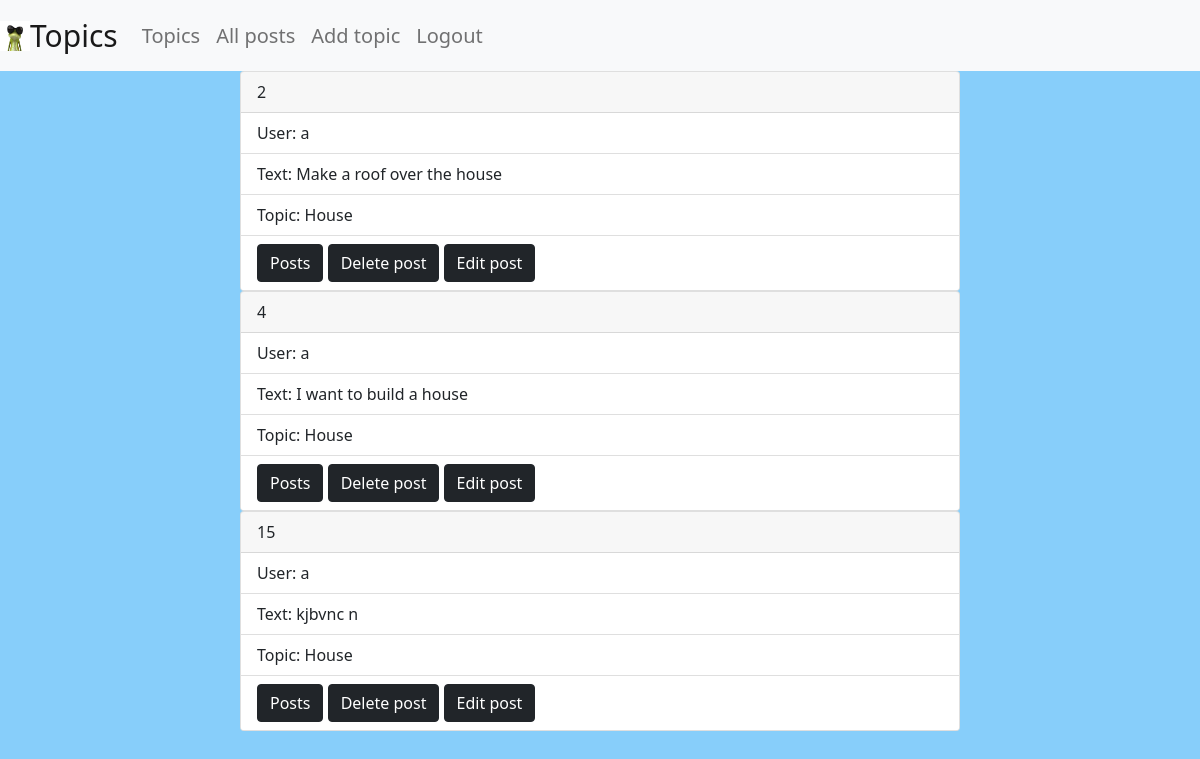
Screenshot of /app/topic_post_list/1/ (signed in) with the database file from the repository.
### app_site/models.py (models this page shows, shortened)
class Post(models.Model):
    user = models.ForeignKey(User, on_delete = models.CASCADE)
    topic = models.ForeignKey(Topic, on_delete= models.CASCADE)
    text = models.TextField()

class Topic(models.Model):
    name = models.CharField(max_length=255)
    count_post = models.IntegerField(default=100)
    description = models.TextField(null=True, blank=True)
    date = models.DateTimeField(auto_now_add=True)
    def __str__(self):
        return self.name

### app_site/views.py (the view)
# urls.py: path('topic_post_list/<int:topic_id>/', views.topic_post_list, name='topic_post_list'),
def topic_post_list(request, topic_id):
    posts = Post.objects.filter(topic=topic_id)
    return render(request, 'post_list.html', {'posts': posts})

### templates/post_list.html
{% extends 'base.html'%}
{%block content%}
{% for post in posts %}
    <div class="review card">
      <div class="card-header">
        {{post.id}}
      </div>
      <ul class="list-group list-group-flush">
        <li class="list-group-item">User: {{post.user}}</li>
        <li class="list-group-item">Text: {{post.text}}</li>
        <li class="list-group-item">Topic: {{post.topic}}</li>
          <li class="list-group-item">
              <a class="btn btn-dark" href="{% url 'topic_post_list' topic_id=post.topic.id%}" role="button">Posts</a>
              {% if user.is_authenticated %}
                {% if post.user == user %}
                    <a class="btn btn-dark" href="{% url 'delete_post' post_id=post.id%}">Delete post</a>
                    <a class="btn btn-dark" href="{% url 'edit_post' post_id=post.id%}">Edit post</a>
                {% endif %}
              {% endif %}
          </li>
      </ul>
    </div>
{% endfor %}
{% endblock %}

### static/styles.css (style rules this page uses)
body { background-color: lightskyblue; }

### rows the page displays
Post: id "2", user "a", text "Make a roof over the house", topic "House", shows "Delete post"
Post: id "4", user "a", text "I want to build a house", topic "House", shows "Delete post"
Post: id "15", user "a", text "kjbvnc n", topic "House", shows "Delete post"
